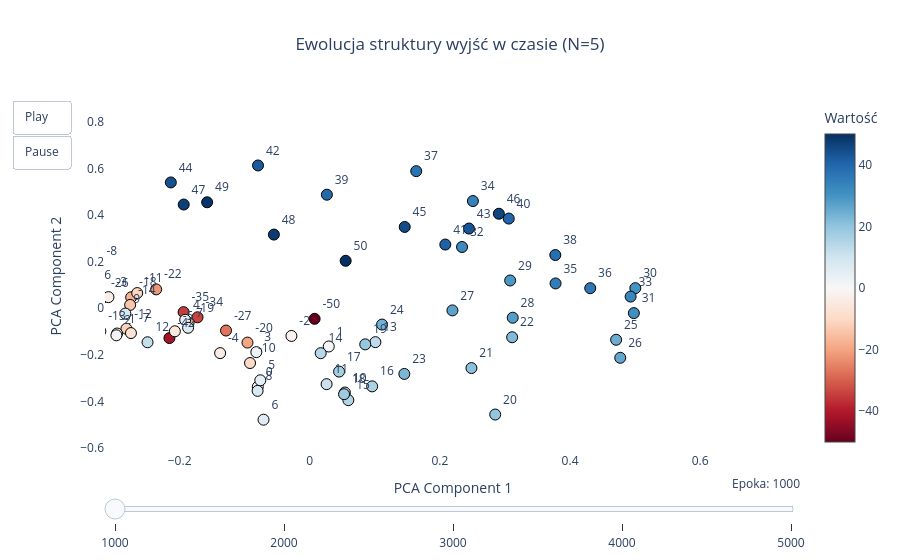

The code cell stored with this chart in its notebook:
### Code cell
analizowane_epoki = [ 1000, 2000, 3000, 4000, 5000, 10000, 15000, 18000]

animate_weight_evolution(model, N=5, epochs_list=analizowane_epoki, head_idx=0)

### Figure 1 — Plotly figure (JSON) as saved in the notebook; plotly's stock layout.template omitted (floating-point values rounded to 4 significant figures)
{"data": [{"marker": {"color": [-50, -42, -35, -34, -28, -27, -26, -22, -21, -20, -19, -18, -16, -14, -13, -12, -11, -10, -8, -7, -6, -5, -4, -3, -2, -1, 0, 1, 2, 3, 4, 5, 6, 7, 8, 9, 10, 11, 12, 13, 14, 15, 16, 17, 18, 19, 20, 21, 22, 23, 24, 25, 26, 27, 28, 29, 30, 31, 32, 33, 34, 35, 36, 37, 38, 39, 40, 41, 42, 43, 44, 45, 46, 47, 48, 49, 50], "colorbar": {"title": {"text": "Wartość"}}, "colorscale": [[0, "rgb(103,0,31)"], [0.1, "rgb(178,24,43)"], [0.2, "rgb(214,96,77)"], [0.3, "rgb(244,165,130)"], [0.4, "rgb(253,219,199)"], [0.5, "rgb(247,247,247)"], [0.6, "rgb(209,229,240)"], [0.7, "rgb(146,197,222)"], [0.8, "rgb(67,147,195)"], [0.9, "rgb(33,102,172)"], [1, "rgb(5,48,97)"]], "line": {"color": "Black", "width": 1}, "showscale": true, "size": 11}, "mode": "markers+text", "text": ["-50", "-42", "-35", "-34", "-28", "-27", "-26", "-22", "-21", "-20", "-19", "-18", "-16", "-14", "-13", "-12", "-11", "-10", "-8", "-7", "-6", "-5", "-4", "-3", "-2", "-1", "0", "1", "2", "3", "4", "5", "6", "7", "8", "9", "10", "11", "12", "13", "14", "15", "16", "17", "18", "19", "20", "21", "22", "23", "24", "25", "26", "27", "28", "29", "30", "31", "32", "33", "34", "35", "36", "37", "38", "39", "40", "41", "42", "43", "44", "45", "46", "47", "48", "49", "50"], "textposition": "top right", "type": "scatter", "x": [0.007467, -0.2156, -0.1939, -0.1725, -0.3923, -0.1287, -0.3177, -0.236, -0.3805, -0.0957, -0.1861, -0.2744, -0.3446, -0.276, -0.3218, -0.2818, -0.2652, -0.09176, -0.3245, -0.2748, -0.3445, -0.2073, -0.1377, -0.3093, -0.02818, -0.2961, -0.07988, 0.02923, -0.2971, -0.0821, -0.1915, -0.07599, -0.07104, -0.187, -0.08014, -0.2834, 0.05402, 0.02592, -0.2493, 0.1009, 0.01683, 0.05929, 0.09589, 0.04507, 0.05271, 0.08528, 0.285, 0.2485, 0.3111, 0.1453, 0.1111, 0.4708, 0.4772, 0.2193, 0.3119, 0.308, 0.5004, 0.4981, 0.234, 0.4931, 0.2507, 0.3778, 0.431, 0.1637, 0.3774, 0.02635, 0.3058, 0.2083, -0.07947, 0.2447, -0.2135, 0.146, 0.2906, -0.1937, -0.05512, -0.1577, 0.05518], "y": [-0.0455, -0.1281, -0.01691, -0.03893, 0.05453, -0.09584, 0.04597, 0.08085, 0.1043, -0.1475, -0.06218, 0.04671, 0.07771, 0.01415, -0.09916, -0.08809, 0.06491, -0.2352, 0.1831, -0.1067, 0.001986, -0.09903, -0.1927, 0.04745, -0.1191, -0.1086, -0.3373, -0.1642, -0.1163, -0.1885, -0.04978, -0.3093, -0.4783, -0.08405, -0.3546, -0.02307, -0.3617, -0.3259, -0.1462, -0.1456, -0.193, -0.3945, -0.3353, -0.2719, -0.3689, -0.1551, -0.4562, -0.2569, -0.1246, -0.282, -0.07024, -0.1354, -0.2128, -0.009531, -0.04084, 0.1189, 0.08599, -0.02106, 0.2626, 0.04982, 0.4597, 0.1063, 0.08575, 0.5879, 0.2281, 0.4869, 0.3845, 0.273, 0.6123, 0.3418, 0.5396, 0.3485, 0.4052, 0.4448, 0.3158, 0.4545, 0.2034]}], "layout": {"hovermode": "closest", "plot_bgcolor": "white", "sliders": [{"currentvalue": {"font": {"size": 12}, "prefix": "Epoka: ", "visible": true, "xanchor": "right"}, "steps": [{"args": [["Epoka 1000"], {"frame": {"duration": 300, "redraw": true}, "mode": "immediate"}], "label": "1000", "method": "animate"}, {"args": [["Epoka 2000"], {"frame": {"duration": 300, "redraw": true}, "mode": "immediate"}], "label": "2000", "method": "animate"}, {"args": [["Epoka 3000"], {"frame": {"duration": 300, "redraw": true}, "mode": "immediate"}], "label": "3000", "method": "animate"}, {"args": [["Epoka 4000"], {"frame": {"duration": 300, "redraw": true}, "mode": "immediate"}], "label": "4000", "method": "animate"}, {"args": [["Epoka 5000"], {"frame": {"duration": 300, "redraw": true}, "mode": "immediate"}], "label": "5000", "method": "animate"}], "transition": {"duration": 0}, "x": 0, "y": 0}], "title": {"text": "Ewolucja struktury wyjść w czasie (N=5)", "x": 0.5}, "updatemenus": [{"buttons": [{"args": [null, {"frame": {"duration": 600, "redraw": true}, "fromcurrent": true}], "label": "Play", "method": "animate"}, {"args": [[null], {"frame": {"duration": 0, "redraw": false}, "mode": "immediate"}], "label": "Pause", "method": "animate"}], "showactive": false, "type": "buttons"}], "xaxis": {"range": [-0.3147, 0.755], "title": {"text": "PCA Component 1"}}, "yaxis": {"range": [-0.6169, 0.8932], "title": {"text": "PCA Component 2"}}}}
